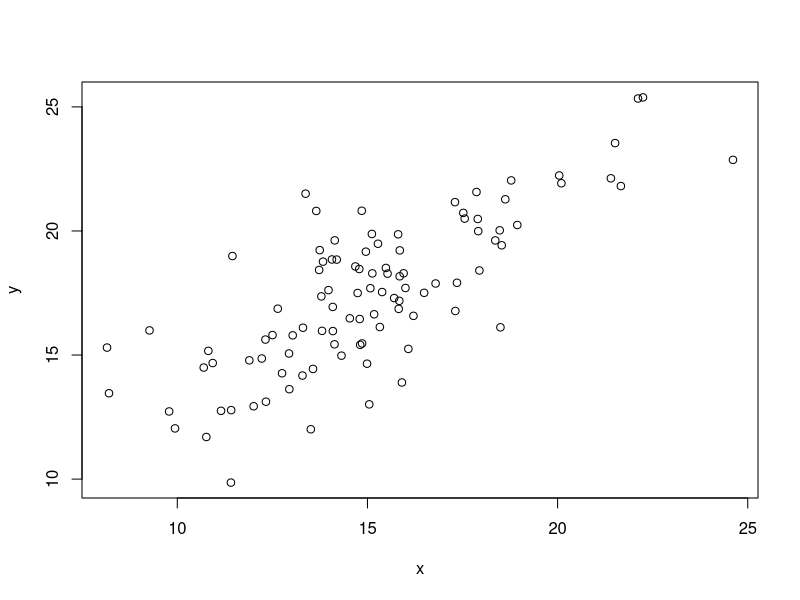

This figure's R source:
#HW8 - Maximum Likelihood
#Tyler Butts, David Ortiz, and Danny Szydlowski

#BLANK CANVAS

# simulate some data

x = rnorm(mean = 15, sd = 3, n = 100)
beta_0 = 5
beta_1 = 0.8

y = beta_0 + beta_1*x + rnorm(mean = 0, sd = 2, n = 100)

plot(y~x)

